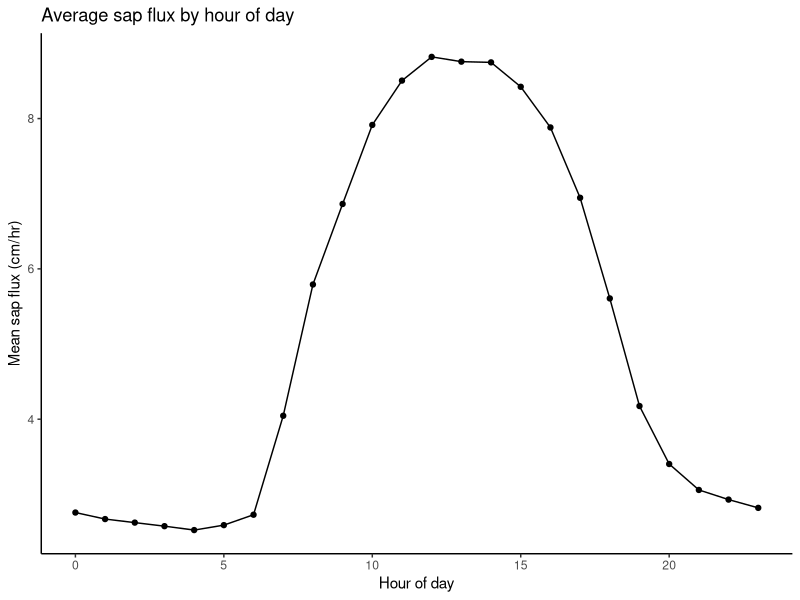
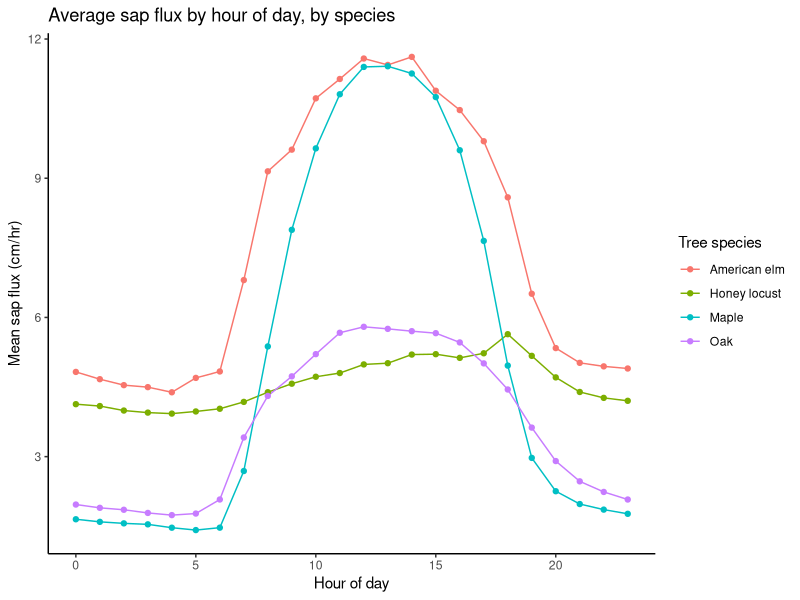
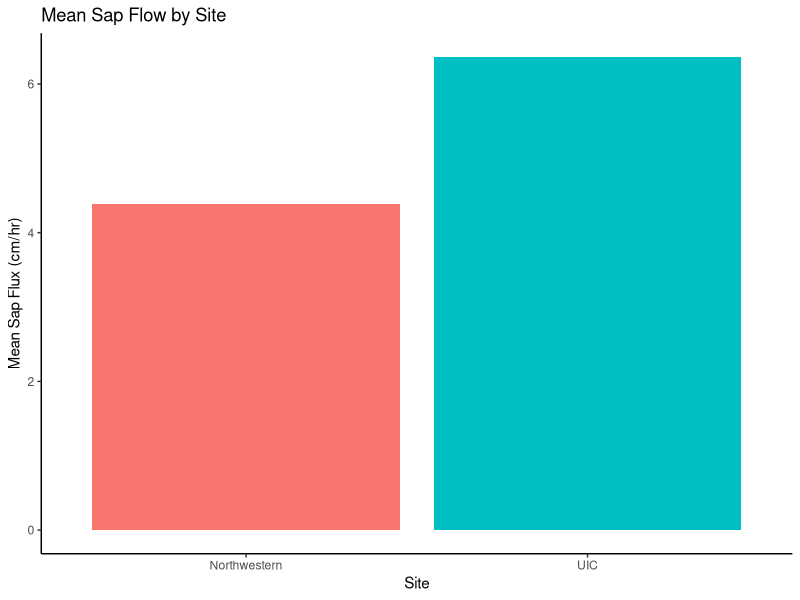
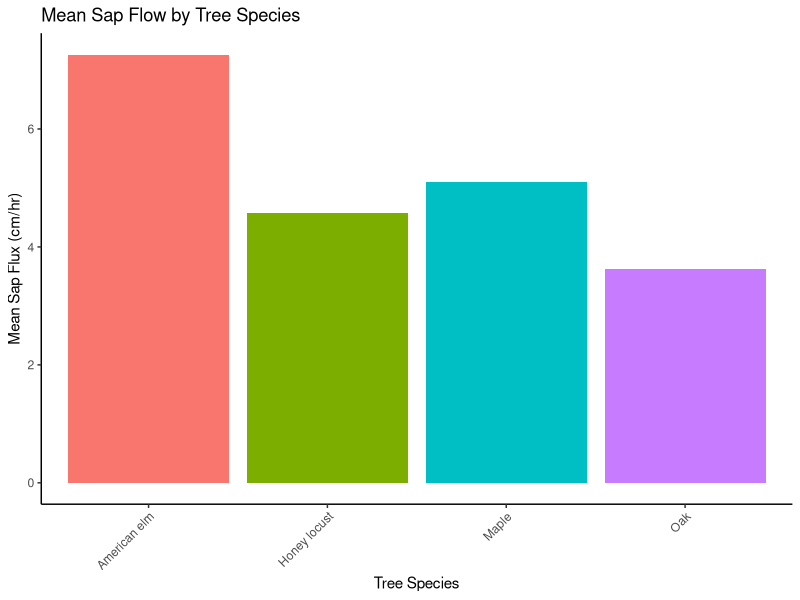
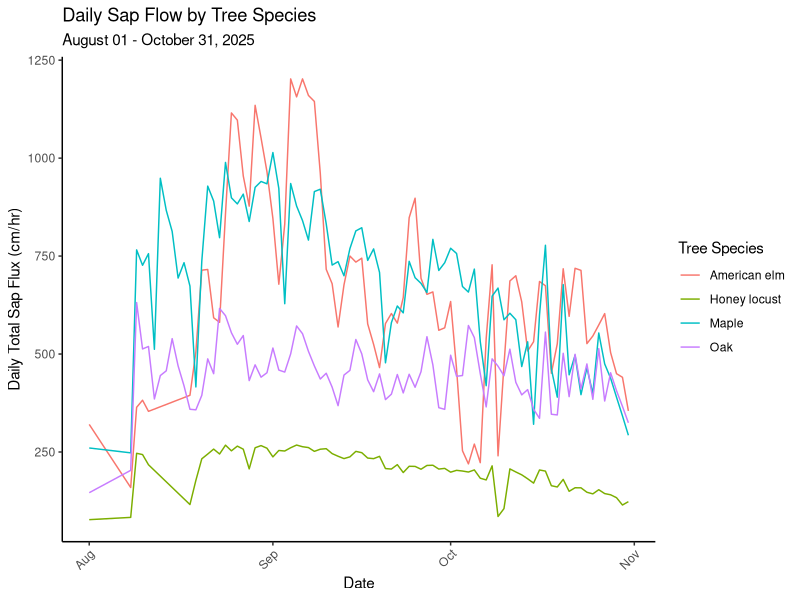

These charts were generated, in order, by the following R code:
## ---- chunk 1
library(tidyverse)
library(broom)
library(readr)
## ---- chunk 2

uic_elm_0b <-read.csv("data/250801_251031_sx61na0b_uic_american_elm_sap_flow.csv")%>%
  mutate(tree_species = "American elm", site = "UIC")

uic_elm_0o <-read.csv("data/250801_251031_sx61na0o_uic_american_elm_sap_flow.csv")%>%
  mutate(tree_species = "American elm", site = "UIC") 

uic_honeylocust <-read.csv("data/250801_251031_sx61na0r_uic_honey_locust_sap_flow.csv")%>%
  mutate(tree_species = "Honey locust", site = "UIC")

nu_maple_0f <-read.csv("data/250801_251031_sx61na0f_nu_maple_sap_flow.csv")%>%
  mutate(tree_species = "Maple", site = "Northwestern") 

nu_maple_0l <-read.csv("data/250801_251031_sx61na0l_nu_maple_sap_flow.csv")%>%
  mutate(tree_species = "Maple", site = "Northwestern") 

nu_oak_0g <-read.csv("data/250801_251031_sx61na0g_nu_oak_sap_flow.csv")%>%
  mutate(tree_species = "Oak", site = "Northwestern") 

nu_oak_07 <-read.csv("data/250801_251031_sx61na07_nu_oak_sap_flow.csv")%>%
  mutate(tree_species = "Oak", site = "Northwestern") 
## ---- chunk 3
sap_all_raw <- bind_rows(
  uic_elm_0b,
  uic_elm_0o,
  uic_honeylocust,
  nu_maple_0f,
  nu_maple_0l,
  nu_oak_0g,
  nu_oak_07
)
## ---- chunk 4
sap_all <- sap_all_raw %>%
  rename(
    datetime = Timestamp,
    inner = uncorrected_inner..cm.hr.,
    outer = uncorrected_outer..cm.hr.) %>%
  mutate(
    datetime = ymd_hms(datetime),

    # calculate sap flux (cm/hr)
    sap_flux = rowMeans(cbind(inner, outer), na.rm = TRUE),

    # time variables for analysis
    date = as.Date(datetime),
    hour = hour(datetime),
    time = format(datetime, "%H:%M:%S"))
## ---- chunk 5
sap_all <- sap_all%>%
  select(
    date,
    time,
    hour,
    site,
    tree_species,
    inner,
    outer,
    sap_flux
  )
## ---- chunk 6
sap_hourly <- sap_all %>%
  group_by(hour) %>%
  summarize(mean_sap_flux = mean(sap_flux, na.rm = TRUE), .groups = "drop")

ggplot(sap_hourly, aes(x = hour, y = mean_sap_flux)) +
  geom_line() +
  geom_point() +
  labs(
    title = "Average sap flux by hour of day",
    x = "Hour of day",
    y = "Mean sap flux (cm/hr)"
  ) +
  theme_classic()
## ---- chunk 7
sap_hourly_species <- sap_all %>%
  group_by(tree_species, hour) %>%
  summarize(mean_sap_flux = mean(sap_flux, na.rm = TRUE), .groups = "drop")

ggplot(sap_hourly_species, aes(x = hour, y = mean_sap_flux, color = tree_species)) +
  geom_line() +
  geom_point() +
  labs(
    title = "Average sap flux by hour of day, by species",
    x = "Hour of day",
    y = "Mean sap flux (cm/hr)",
    color = "Tree species"
  ) +
  theme_classic()
## ---- chunk 8
site_effect <- sap_all %>%
  group_by(site) %>%
  summarize(mean_flow = mean(sap_flux, na.rm = TRUE))
ggplot(site_effect, aes(x = site, y = mean_flow, fill = site)) +
  geom_col() +
  labs(
    title = "Mean Sap Flow by Site",
    x = "Site",
    y = "Mean Sap Flux (cm/hr)"
  ) +
  theme_classic() +
  theme(legend.position = "none")
## ---- chunk 9
species_effect <- sap_all %>%
  group_by(tree_species) %>%
  summarize(mean_flow = mean(sap_flux, na.rm = TRUE))
  
ggplot(species_effect, aes(x = tree_species, y = mean_flow, fill = tree_species)) +
  geom_col() +
  labs(
    title = "Mean Sap Flow by Tree Species",
    x = "Tree Species",
    y = "Mean Sap Flux (cm/hr)"
  ) +
  theme_classic() +
  theme(axis.text.x = element_text(angle = 45, hjust = 1),
        legend.position = "none")
## ---- chunk 10
daily_flow <- sap_all %>%
  group_by(tree_species, date) %>%
  summarize(daily_total = sum(sap_flux, na.rm = TRUE), .groups = "drop")
ggplot(daily_flow, aes(x = date, y = daily_total, color = tree_species)) +
  geom_line(linewidth = 0.5) +
  labs(
    title = "Daily Sap Flow by Tree Species",
    subtitle = "August 01 - October 31, 2025",
    x = "Date",
    y = "Daily Total Sap Flux (cm/hr)",
    color = "Tree Species"
  ) +
  theme_classic() +
  theme(
    axis.text.x = element_text(angle = 45, hjust = 1)
  )
    
